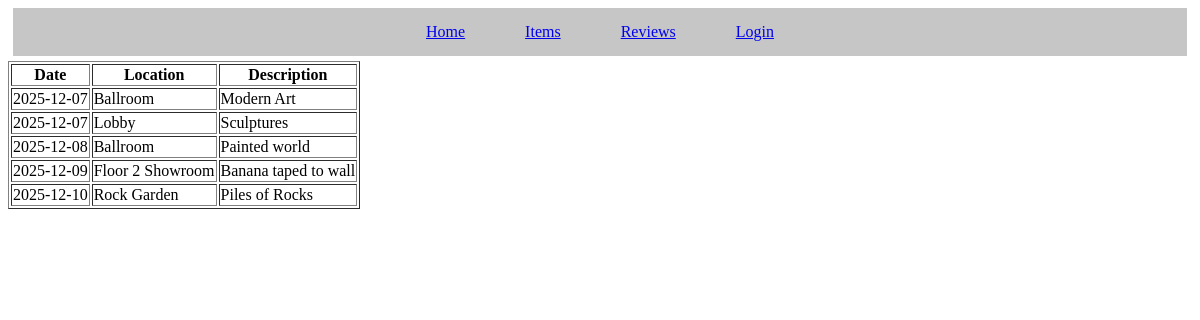
The page /homePage.php on the database its author committed.
### tables this page shows
create table events (
	event_date date,
	event_location varchar(64),
	description varchar(512),
	primary key(event_date, event_location)
);

### homePage.php (the view, shortened to what this page needs)
<!DOCTYPE html>
<html lang="en">
<head>
  <link rel="stylesheet" href="stylesheet.css">
</head>
<header>
 <ul>
  <li><a href="homePage.php">Home</a></li>
  <li><a href="items.php">Items</a></li>
  <li><a href="reviews.php">Reviews</a></li>
  <li><a href="login.php">Login</a></li>
</ul>
</header>
<body>
<?php
include './dbConnection.php';
	$query = "SELECT * FROM events";
	$result = mysqli_query($conn, $query);
	echo "<table border='1'>";
	echo "<tr><th>Date</th><th>Location</th><th>Description</th></tr>";
	while($row = mysqli_fetch_assoc($result)) {
	    echo "<tr><td>{$row['event_date']}</td><td>{$row['event_location']}</td><td>{$row['description']}</td></tr>";
	}
	echo "</table>";
?>
</body>
</html>

### stylesheet.css (style rules this page uses)
ul { list-style-type: none; margin: 5px; padding: 10px; background-color: #c6c6c6; display: flex; justify-content: center; }
li { margin: 5px 30px; }

### rows shown on the page
events: event_date "2025-12-07", event_location "Ballroom", description "Modern Art"
events: event_date "2025-12-07", event_location "Lobby", description "Sculptures"
events: event_date "2025-12-08", event_location "Ballroom", description "Painted world"
events: event_date "2025-12-09", event_location "Floor 2 Showroom", description "Banana taped to wall"
events: event_date "2025-12-10", event_location "Rock Garden", description "Piles of Rocks"
